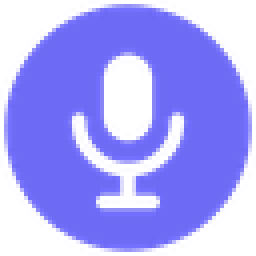
#> input picture branding/png/tray_colored_recording.png, 64 x 64 px (shown 4 times larger)
$ python cut_app_icon.py png/tray_colored_recording.png
#> lines starting #> are read from the running program, lines starting #| are printed output that depends on the picture
"""Cut the app icon out of artwork whose transparency is a baked-in checkerboard.

The source is an opaque 1024x1024 render: a light rounded square with a metal
frame over a fake transparency checkerboard plus a drop shadow. The icon is a
squircle (superellipse, exponent 5) fitted to the frame's outer edge, drawn
4x supersampled for anti-aliased edges and used as the alpha mask; everything
outside (checkerboard, shadow) becomes transparent. The body is then scaled to
the macOS icon grid (824 px in a 1024 px canvas) and given a soft drop shadow.

    python3 branding/cut_app_icon.py branding/source/app-icon-source.webp
    bunx tauri icon branding/png/app-icon.png

Writes branding/png/app-icon.png (1024 px, with margin and shadow) and
src/assets/app-icon.png (256 px body only, used by the in-app mark).
"""

import pathlib
import sys

import numpy as np
from PIL import Image, ImageFilter

ROOT = pathlib.Path(__file__).resolve().parent.parent
OUT = ROOT / "branding" / "png" / "app-icon.png"
OUT_APP = ROOT / "src" / "assets" / "app-icon.png"

# Outer edge of the frame in the source render (measured), left/right/top/bottom.
X0, X1, Y0, Y1 = 127, 895, 126, 912
EXPONENT = 5
SUPERSAMPLE = 4
# Pull the mask in by this much (source pixels) so no gray fringe survives.
INSET = 0.5
BODY = 824  # macOS icon grid body size inside the 1024 canvas
SHADOW_BLUR, SHADOW_DY, SHADOW_ALPHA = 16, 10, 0.30


def squircle_mask(size: int) -> Image.Image:
    cx, cy = (X0 + X1) / 2, (Y0 + Y1) / 2
    a, b = (X1 - X0) / 2 - INSET, (Y1 - Y0) / 2 - INSET
    s = SUPERSAMPLE
    ys, xs = np.mgrid[0 : size * s, 0 : size * s]
    u = np.abs((xs + 0.5) / s - cx) / a
    v = np.abs((ys + 0.5) / s - cy) / b
    inside = (u**EXPONENT + v**EXPONENT) <= 1
    mask = Image.fromarray((inside * 255).astype("uint8"))
    return mask.resize((size, size), Image.LANCZOS)


def main() -> None:
    src = Image.open(sys.argv[1]).convert("RGB")
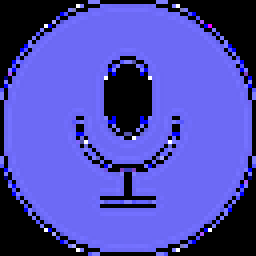
#> src: PIL image 64x64 RGB (shown 4 times larger); mean R, G, B 78, 75.9, 176.6
    if src.size != (1024, 1024):
#> (the run stopped early here; a loop or call above may not have finished)

$ run again, on branding/png/tray_colored_warning.png
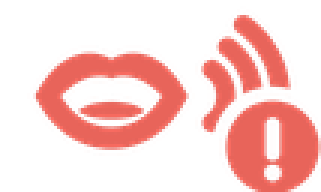
#> input picture branding/png/tray_colored_warning.png, 107 x 64 px (shown 3 times larger)
#> in main, `src = Image.open(sys.argv[1]).convert("RGB")`:
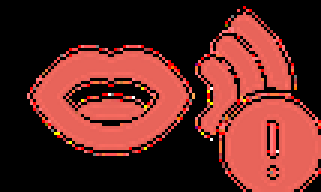
#> src: PIL image 107x64 RGB (shown 3 times larger); mean R, G, B 94.5, 39.8, 35.3
